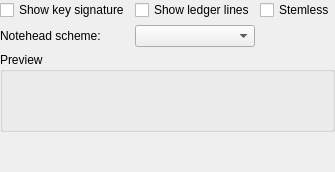
       <widget class="QWidget" name="page">
        <layout class="QVBoxLayout" name="verticalLayout_7" stretch="0,0,0">
         <property name="spacing">
          <number>5</number>
         </property>
         <property name="leftMargin">
          <number>0</number>
         </property>
         <property name="topMargin">
          <number>0</number>
         </property>
         <property name="rightMargin">
          <number>0</number>
         </property>
         <property name="bottomMargin">
          <number>0</number>
         </property>
         <item>
          <layout class="QGridLayout" name="gridLayout_2">
           <item row="2" column="0">
            <widget class="QCheckBox" name="genKeysigPitched">
             <property name="text">
              <string>Show key signature</string>
             </property>
            </widget>
           </item>
           <item row="2" column="1">
            <widget class="QCheckBox" name="showLedgerLinesPitched">
             <property name="text">
              <string>Show ledger lines</string>
             </property>
            </widget>
           </item>
           <item row="2" column="2">
            <widget class="QCheckBox" name="stemlessPitched">
             <property name="text">
              <string>Stemless</string>
             </property>
            </widget>
           </item>
           <item row="3" column="1">
            <widget class="QComboBox" name="noteHeadScheme"/>
           </item>
           <item row="3" column="0">
            <widget class="QLabel" name="label">
             <property name="text">
              <string>Notehead scheme:</string>
             </property>
            </widget>
           </item>
          </layout>
         </item>
         <item>
          <widget class="QGroupBox" name="groupPreviewStandard">
           <property name="sizePolicy">
            <sizepolicy hsizetype="Expanding" vsizetype="Minimum">
             <horstretch>0</horstretch>
             <verstretch>0</verstretch>
            </sizepolicy>
           </property>
           <property name="minimumSize">
            <size>
             <width>0</width>
             <height>80</height>
            </size>
           </property>
           <property name="title">
            <string>Preview</string>
           </property>
           <layout class="QVBoxLayout" name="verticalLayout_49">
            <property name="leftMargin">
             <number>0</number>
            </property>
            <property name="topMargin">
             <number>0</number>
            </property>
            <property name="rightMargin">
             <number>0</number>
            </property>
            <property name="bottomMargin">
             <number>0</number>
            </property>
            <item>
             <widget class="Ms::ExampleView" name="standardPreview" native="true">
              <property name="sizePolicy">
               <sizepolicy hsizetype="Expanding" vsizetype="Minimum">
                <horstretch>0</horstretch>
                <verstretch>0</verstretch>
               </sizepolicy>
              </property>
              <property name="lineWidth" stdset="0">
               <number>2</number>
              </property>
             </widget>
            </item>
           </layout>
          </widget>
         </item>
         <item>
          <spacer name="verticalSpacer_2">
           <property name="orientation">
            <enum>Qt::Vertical</enum>
           </property>
           <property name="sizeHint" stdset="0">
            <size>
             <width>20</width>
             <height>40</height>
            </size>
           </property>
          </spacer>
         </item>
        </layout>
       </widget>
